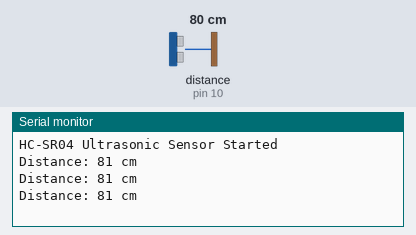
This sketch was run on a simulated Arduino Uno, built with avr-gcc and run on an emulated ATmega328P. Shown: the last lines printed to the serial monitor. Inputs (shaded band) come from the test bench; at power-on: distance to the obstacle (sensor on pin 10) 80 cm. The echo pulse lasts 58.3 µs per cm.

Above: at 1.3 s.
1.4 s: distance to the obstacle (sensor on pin 10) set to 2 cm
At 1.9 s:
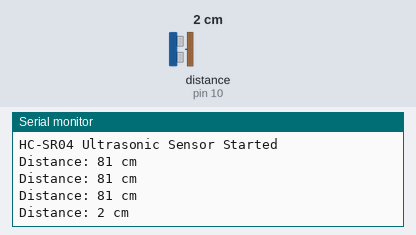
2.9 s: distance to the obstacle (sensor on pin 10) set to 4 cm
At 3.3 s:
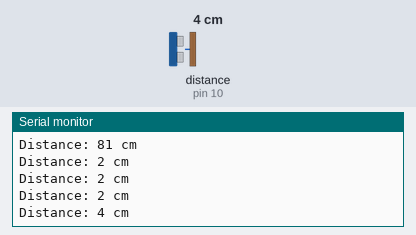
Timing chart, 0 to 5.9 s (numbered marks = the images above; inputs shaded):
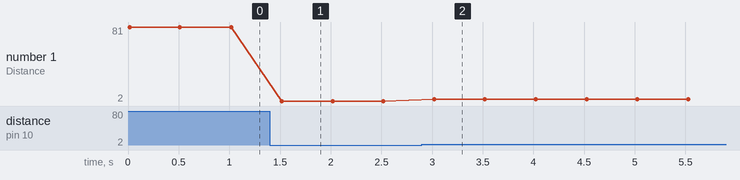

The sketch:

sonar_test.ino
```cpp
#include <NewPing.h>

#define TRIG_PIN 9
#define ECHO_PIN 10
#define MAX_DISTANCE 400

NewPing sonar(TRIG_PIN, ECHO_PIN, MAX_DISTANCE);

void setup() {
  Serial.begin(19200);  // ИЗМЕНЕНО С 9600 НА 19200
  Serial.println("HC-SR04 Ultrasonic Sensor Started");
}

void loop() {
  unsigned int distance_cm = sonar.ping_cm();

  if (distance_cm > 0) {
    Serial.print("Distance: ");
    Serial.print(distance_cm);
    Serial.println(" cm");
  } else {
    Serial.println("Out of range");
  }

  delay(500);
}
```

Measured:
- after the input at 1.4 s, the serial monitor: prints a new line after 0.12 s (image 1)
- after the input at 2.9 s, the serial monitor: prints a new line after 0.12 s (image 2)
- plotted number 1: 81 → 2 after the input at 1.4 s
